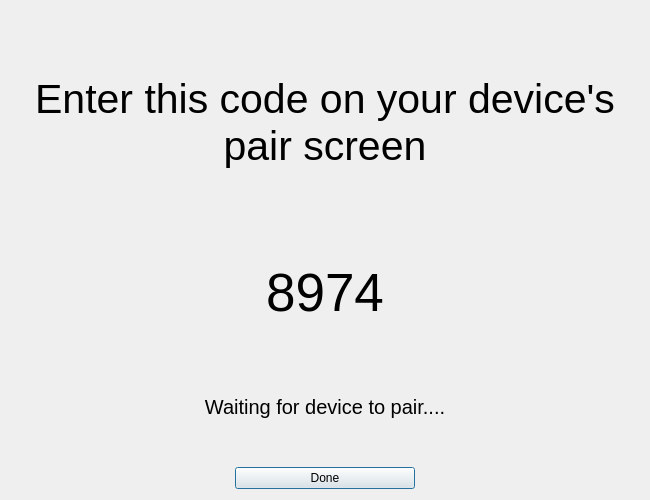
<?xml version="1.0" encoding="UTF-8"?>
<ui version="4.0">
 <class>PairRbxDevDialog</class>
 <widget class="QDialog" name="PairRbxDevDialog">
  <property name="windowModality">
   <enum>Qt::ApplicationModal</enum>
  </property>
  <property name="geometry">
   <rect>
    <x>0</x>
    <y>0</y>
    <width>650</width>
    <height>500</height>
   </rect>
  </property>
  <property name="sizePolicy">
   <sizepolicy hsizetype="Maximum" vsizetype="Maximum">
    <horstretch>0</horstretch>
    <verstretch>0</verstretch>
   </sizepolicy>
  </property>
  <property name="minimumSize">
   <size>
    <width>650</width>
    <height>350</height>
   </size>
  </property>
  <property name="maximumSize">
   <size>
    <width>650</width>
    <height>500</height>
   </size>
  </property>
  <property name="windowTitle">
   <string>Pair ANORRL Developer Device</string>
  </property>
  <property name="windowIcon">
   <iconset>
    <normaloff>images/ANORRLStudio.png</normaloff>images/ANORRLStudio.png</iconset>
  </property>
  <property name="windowOpacity">
   <double>3.000000000000000</double>
  </property>
  <property name="modal">
   <bool>true</bool>
  </property>
  <layout class="QVBoxLayout">
   <property name="sizeConstraint">
    <enum>QLayout::SetNoConstraint</enum>
   </property>
   <item>
    <layout class="QVBoxLayout" name="verticalLayout">
     <item>
      <widget class="QLabel" name="label">
       <property name="font">
        <font>
         <family>Helvetica Neue</family>
         <pointsize>31</pointsize>
         <weight>50</weight>
         <bold>false</bold>
        </font>
       </property>
       <property name="text">
        <string>Enter this code on your device's pair screen</string>
       </property>
       <property name="scaledContents">
        <bool>false</bool>
       </property>
       <property name="alignment">
        <set>Qt::AlignCenter</set>
       </property>
       <property name="wordWrap">
        <bool>true</bool>
       </property>
      </widget>
     </item>
    </layout>
   </item>
   <item>
    <layout class="QGridLayout" name="gridLayout">
     <item row="1" column="0">
      <widget class="QLabel" name="statusLabel">
       <property name="font">
        <font>
         <family>Helvetica Neue</family>
         <pointsize>15</pointsize>
        </font>
       </property>
       <property name="text">
        <string>Waiting for device to pair....</string>
       </property>
       <property name="alignment">
        <set>Qt::AlignCenter</set>
       </property>
      </widget>
     </item>
     <item row="0" column="0">
      <widget class="QLabel" name="codeLabel">
       <property name="font">
        <font>
         <family>Helvetica Neue</family>
         <pointsize>40</pointsize>
        </font>
       </property>
       <property name="text">
        <string>8974</string>
       </property>
       <property name="alignment">
        <set>Qt::AlignCenter</set>
       </property>
      </widget>
     </item>
    </layout>
   </item>
   <item>
    <layout class="QHBoxLayout" name="horizontalLayout" stretch="0">
     <property name="sizeConstraint">
      <enum>QLayout::SetDefaultConstraint</enum>
     </property>
     <property name="leftMargin">
      <number>100</number>
     </property>
     <property name="rightMargin">
      <number>100</number>
     </property>
     <item>
      <widget class="QPushButton" name="cancelButton">
       <property name="sizePolicy">
        <sizepolicy hsizetype="Fixed" vsizetype="Fixed">
         <horstretch>0</horstretch>
         <verstretch>0</verstretch>
        </sizepolicy>
       </property>
       <property name="minimumSize">
        <size>
         <width>180</width>
         <height>0</height>
        </size>
       </property>
       <property name="sizeIncrement">
        <size>
         <width>0</width>
         <height>0</height>
        </size>
       </property>
       <property name="baseSize">
        <size>
         <width>0</width>
         <height>0</height>
        </size>
       </property>
       <property name="text">
        <string>Done</string>
       </property>
      </widget>
     </item>
    </layout>
   </item>
  </layout>
 </widget>
 <resources/>
 <connections/>
</ui>
